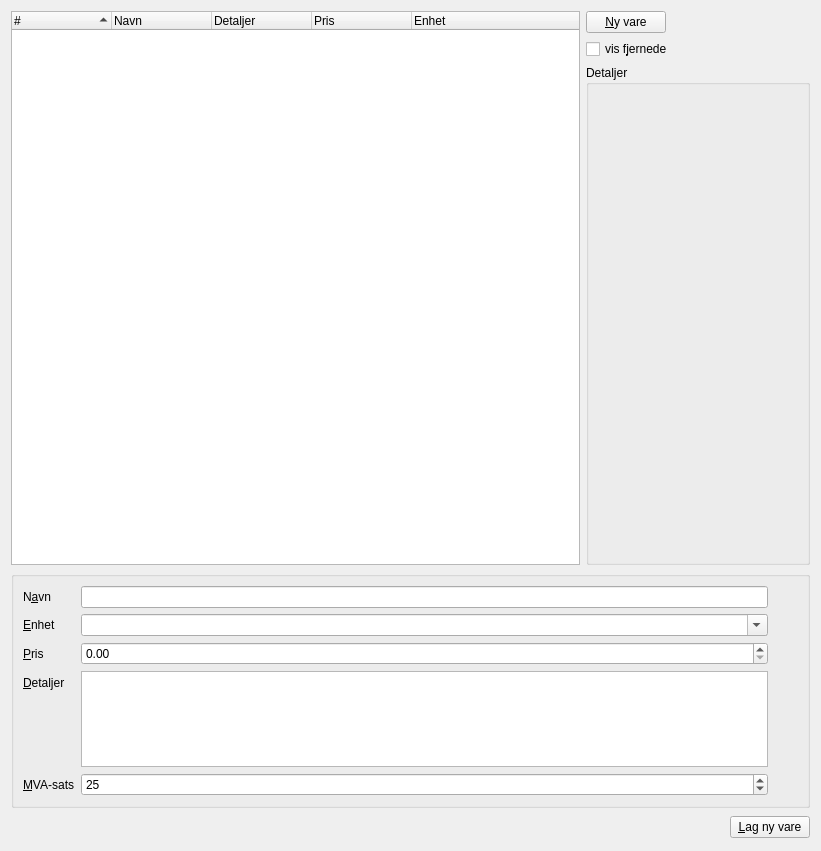
      <widget class="QWidget" name="TabPage" >
       <property name="geometry" >
        <rect>
         <x>0</x>
         <y>0</y>
         <width>821</width>
         <height>851</height>
        </rect>
       </property>
       <attribute name="title" >
        <string>&amp;Varer</string>
       </attribute>
       <layout class="QGridLayout" name="gridLayout_4" >
        <item rowspan="3" row="0" column="0" colspan="2" >
         <widget class="QTreeWidget" name="varerVareliste" >
          <property name="sizePolicy" >
           <sizepolicy vsizetype="Expanding" hsizetype="MinimumExpanding" >
            <horstretch>1</horstretch>
            <verstretch>1</verstretch>
           </sizepolicy>
          </property>
          <property name="editTriggers" >
           <set>QAbstractItemView::NoEditTriggers</set>
          </property>
          <property name="alternatingRowColors" >
           <bool>true</bool>
          </property>
          <property name="rootIsDecorated" >
           <bool>false</bool>
          </property>
          <property name="uniformRowHeights" >
           <bool>true</bool>
          </property>
          <property name="itemsExpandable" >
           <bool>false</bool>
          </property>
          <property name="sortingEnabled" >
           <bool>true</bool>
          </property>
          <property name="animated" >
           <bool>true</bool>
          </property>
          <property name="allColumnsShowFocus" >
           <bool>true</bool>
          </property>
          <property name="expandsOnDoubleClick" >
           <bool>false</bool>
          </property>
          <column>
           <property name="text" >
            <string>#</string>
           </property>
          </column>
          <column>
           <property name="text" >
            <string>Navn</string>
           </property>
          </column>
          <column>
           <property name="text" >
            <string>Detaljer</string>
           </property>
          </column>
          <column>
           <property name="text" >
            <string>Pris</string>
           </property>
          </column>
          <column>
           <property name="text" >
            <string>Enhet</string>
           </property>
          </column>
         </widget>
        </item>
        <item row="1" column="2" >
         <widget class="QCheckBox" name="varerVisFjernede" >
          <property name="sizePolicy" >
           <sizepolicy vsizetype="Fixed" hsizetype="Fixed" >
            <horstretch>0</horstretch>
            <verstretch>0</verstretch>
           </sizepolicy>
          </property>
          <property name="text" >
           <string>vis f&amp;jernede</string>
          </property>
          <property name="shortcut" >
           <string>Alt+J</string>
          </property>
         </widget>
        </item>
        <item row="2" column="2" >
         <widget class="QGroupBox" name="groupBox_4" >
          <property name="sizePolicy" >
           <sizepolicy vsizetype="Preferred" hsizetype="Preferred" >
            <horstretch>0</horstretch>
            <verstretch>0</verstretch>
           </sizepolicy>
          </property>
          <property name="title" >
           <string>Detaljer</string>
          </property>
          <layout class="QGridLayout" name="gridLayout_13" >
           <item row="2" column="0" >
            <widget class="QLabel" name="varerDetaljerTekst" >
             <property name="sizePolicy" >
              <sizepolicy vsizetype="MinimumExpanding" hsizetype="Minimum" >
               <horstretch>0</horstretch>
               <verstretch>0</verstretch>
              </sizepolicy>
             </property>
             <property name="minimumSize" >
              <size>
               <width>200</width>
               <height>0</height>
              </size>
             </property>
             <property name="textFormat" >
              <enum>Qt::RichText</enum>
             </property>
             <property name="alignment" >
              <set>Qt::AlignLeading|Qt::AlignLeft|Qt::AlignTop</set>
             </property>
             <property name="wordWrap" >
              <bool>true</bool>
             </property>
            </widget>
           </item>
          </layout>
         </widget>
        </item>
        <item row="3" column="0" colspan="3" >
         <widget class="QGroupBox" name="varerInfo" >
          <property name="title" >
           <string/>
          </property>
          <property name="flat" >
           <bool>true</bool>
          </property>
          <property name="checkable" >
           <bool>false</bool>
          </property>
          <layout class="QGridLayout" name="gridLayout_3" >
           <item row="0" column="0" >
            <layout class="QFormLayout" name="formLayout_3" >
             <property name="fieldGrowthPolicy" >
              <enum>QFormLayout::AllNonFixedFieldsGrow</enum>
             </property>
             <item row="0" column="0" >
              <widget class="QLabel" name="textLabel10" >
               <property name="text" >
                <string>N&amp;avn</string>
               </property>
               <property name="wordWrap" >
                <bool>false</bool>
               </property>
               <property name="buddy" >
                <cstring>varerInfoNavn</cstring>
               </property>
              </widget>
             </item>
             <item row="0" column="1" >
              <widget class="QLineEdit" name="varerInfoNavn" />
             </item>
             <item row="1" column="0" >
              <widget class="QLabel" name="textLabel10_2" >
               <property name="text" >
                <string>&amp;Enhet</string>
               </property>
               <property name="wordWrap" >
                <bool>false</bool>
               </property>
               <property name="buddy" >
                <cstring>varerInfoEnhet</cstring>
               </property>
              </widget>
             </item>
             <item row="1" column="1" >
              <widget class="QComboBox" name="varerInfoEnhet" >
               <property name="sizePolicy" >
                <sizepolicy vsizetype="Fixed" hsizetype="MinimumExpanding" >
                 <horstretch>1</horstretch>
                 <verstretch>0</verstretch>
                </sizepolicy>
               </property>
               <property name="editable" >
                <bool>true</bool>
               </property>
               <property name="insertPolicy" >
                <enum>QComboBox::InsertAtCurrent</enum>
               </property>
              </widget>
             </item>
             <item row="2" column="0" >
              <widget class="QLabel" name="textLabel10_4" >
               <property name="text" >
                <string>&amp;Pris</string>
               </property>
               <property name="wordWrap" >
                <bool>false</bool>
               </property>
               <property name="buddy" >
                <cstring>varerInfoPris</cstring>
               </property>
              </widget>
             </item>
             <item row="2" column="1" >
              <widget class="QDoubleSpinBox" name="varerInfoPris" >
               <property name="sizePolicy" >
                <sizepolicy vsizetype="Fixed" hsizetype="Expanding" >
                 <horstretch>7</horstretch>
                 <verstretch>0</verstretch>
                </sizepolicy>
               </property>
               <property name="maximum" >
                <double>999999999.990000009536743</double>
               </property>
              </widget>
             </item>
             <item row="3" column="0" >
              <widget class="QLabel" name="textLabel10_3" >
               <property name="text" >
                <string>&amp;Detaljer</string>
               </property>
               <property name="wordWrap" >
                <bool>false</bool>
               </property>
               <property name="buddy" >
                <cstring>varerInfoDetaljer</cstring>
               </property>
              </widget>
             </item>
             <item row="3" column="1" >
              <widget class="QPlainTextEdit" name="varerInfoDetaljer" >
               <property name="maximumSize" >
                <size>
                 <width>16777215</width>
                 <height>96</height>
                </size>
               </property>
               <property name="tabChangesFocus" >
                <bool>true</bool>
               </property>
              </widget>
             </item>
             <item row="4" column="0" >
              <widget class="QLabel" name="textLabel7_3" >
               <property name="text" >
                <string>&amp;MVA-sats</string>
               </property>
               <property name="wordWrap" >
                <bool>false</bool>
               </property>
               <property name="buddy" >
                <cstring>varerInfoMva</cstring>
               </property>
              </widget>
             </item>
             <item row="4" column="1" >
              <widget class="QSpinBox" name="varerInfoMva" >
               <property name="value" >
                <number>25</number>
               </property>
              </widget>
             </item>
            </layout>
           </item>
           <item row="0" column="1" >
            <layout class="QVBoxLayout" name="verticalLayout_5" >
             <item>
              <widget class="QLabel" name="varerInfoKryss" >
               <property name="minimumSize" >
                <size>
                 <width>24</width>
                 <height>24</height>
                </size>
               </property>
               <property name="maximumSize" >
                <size>
                 <width>24</width>
                 <height>24</height>
                </size>
               </property>
               <property name="text" >
                <string/>
               </property>
               <property name="pixmap" >
                <pixmap resource="faktura.qrc" >:/pix/cross.svg</pixmap>
               </property>
               <property name="scaledContents" >
                <bool>true</bool>
               </property>
              </widget>
             </item>
             <item>
              <spacer name="verticalSpacer" >
               <property name="orientation" >
                <enum>Qt::Vertical</enum>
               </property>
               <property name="sizeHint" stdset="0" >
                <size>
                 <width>20</width>
                 <height>40</height>
                </size>
               </property>
              </spacer>
             </item>
            </layout>
           </item>
          </layout>
         </widget>
        </item>
        <item row="4" column="0" colspan="3" >
         <layout class="QHBoxLayout" name="horizontalLayout_11" >
          <item>
           <spacer name="horizontalSpacer_3" >
            <property name="orientation" >
             <enum>Qt::Horizontal</enum>
            </property>
            <property name="sizeType" >
             <enum>QSizePolicy::Expanding</enum>
            </property>
            <property name="sizeHint" stdset="0" >
             <size>
              <width>248</width>
              <height>26</height>
             </size>
            </property>
           </spacer>
          </item>
          <item>
           <widget class="QPushButton" name="varerInfoLegginn" >
            <property name="sizePolicy" >
             <sizepolicy vsizetype="Fixed" hsizetype="Fixed" >
              <horstretch>0</horstretch>
              <verstretch>0</verstretch>
             </sizepolicy>
            </property>
            <property name="text" >
             <string>&amp;Lag ny vare</string>
            </property>
            <property name="shortcut" >
             <string>Alt+L</string>
            </property>
           </widget>
          </item>
         </layout>
        </item>
        <item row="0" column="2" >
         <widget class="QPushButton" name="varerNy" >
          <property name="sizePolicy" >
           <sizepolicy vsizetype="Fixed" hsizetype="Fixed" >
            <horstretch>0</horstretch>
            <verstretch>0</verstretch>
           </sizepolicy>
          </property>
          <property name="text" >
           <string>&amp;Ny vare</string>
          </property>
          <property name="shortcut" >
           <string>Alt+N</string>
          </property>
         </widget>
        </item>
       </layout>
       <zorder>varerVareliste</zorder>
       <zorder>varerVisFjernede</zorder>
       <zorder>groupBox_4</zorder>
       <zorder>varerInfo</zorder>
       <zorder></zorder>
       <zorder>varerInfoMva</zorder>
       <zorder>horizontalSpacer_3</zorder>
       <zorder>varerNy</zorder>
      </widget>
